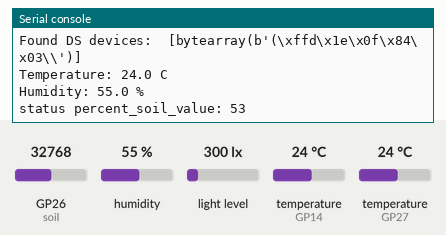
Recording of a program running on a simulated Raspberry Pi Pico running MicroPython. Parts: the last lines printed to the serial console. Inputs (shaded band) come from the test bench; at power-on: humidity 55 %, light level 300 lx, temperature (sensors on GP27, GP14) 24 °C, GP26 (soil) = 32768 (analog values on the 0–65535 scale).

Above: at 1.2 s.
1.3 s: humidity set to 22 %
At 2.7 s:
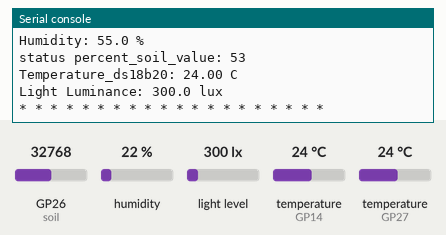
5.3 s: light level set to 40 lx
At 7.89 s:
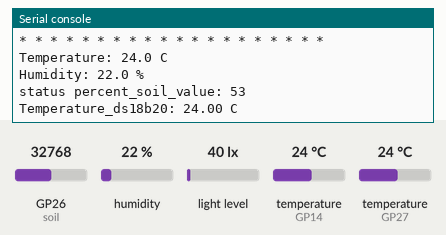
9.3 s: temperature (sensor on GP27) set to 12 °C
At 11.6 s:
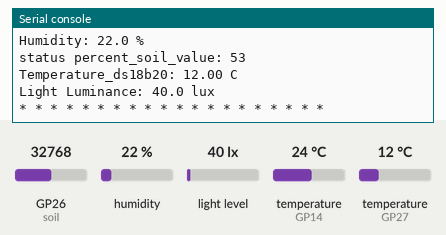
13.3 s: GP26 (soil) set to 20345
At 16.2 s:
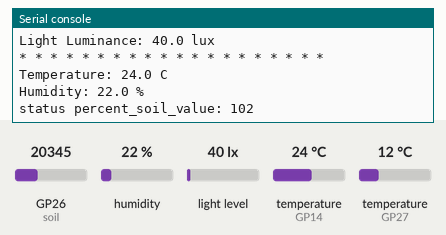
17.3 s: temperature (sensor on GP14) set to 12 °C
At 19.5 s:
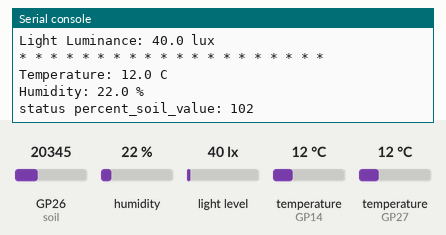
21.3 s: light level set to 500 lx
At 24.0 s:
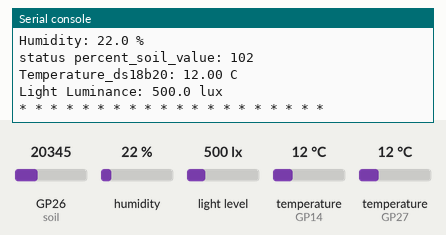
Timing chart, 0 to 25.5 s (numbered marks = the images above; inputs shaded):
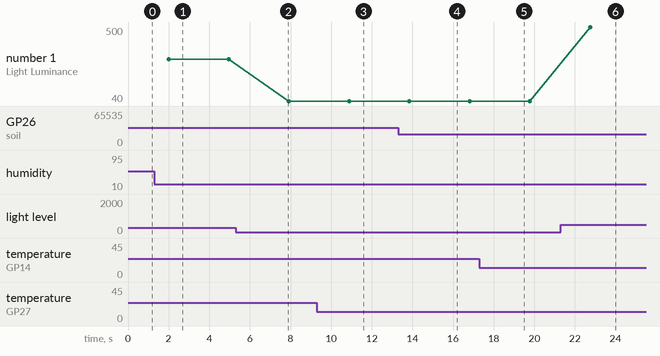

The program:

lab34_DS18B20_BH1750_DHT22_SoilMC.py
```python
#lab34_DS18B20_BH1750_DHT22_SoilMC.py
from ds18x20 import DS18X20
from machine import Pin, SoftI2C, ADC
from onewire import OneWire
from bh1750 import BH1750
import dht
from time import sleep

# Initialize I2C communication (ESP32)
#i2c = SoftI2C(scl=Pin(22), sda=Pin(21), freq=400000)
i2c = SoftI2C(scl=Pin(5), sda=Pin(4))

#Create DS18b20 object
ds18b20_pin = Pin(27) # rp pico board
ds18b20_sensor = DS18X20(OneWire(ds18b20_pin))

# Create BH1750 object
light_sensor = BH1750(bus=i2c, addr=0x23)

# Create DHT22 object
sensor = dht.DHT22(Pin(14))

# Configure ADC for SoilMC
soil = ADC(Pin(26))

####### Caribration #######
soil_value_max = 46091
soil_value_min = 21000
####### Caribration #######

# DS18b20
roms = ds18b20_sensor.scan() # scan for DS18B20 sensors. The addresses found are saved on the roms
print('Found DS devices: ', roms)

while True:
	sleep(1)

	#DHT22
	sensor.measure()
	temp = sensor.temperature()
	hum = sensor.humidity()
	print('Temperature: %3.1f C' %temp)
	print('Humidity: %3.1f %%' %hum)

	#SoilMC
	soil_value = soil.read_u16() # read value, 0-65535
	#print(soil_value)
	percent_soil_value = int((soil_value_max-soil_value)*100/(soil_value_max-soil_value_min))
	print(f'status percent_soil_value: {percent_soil_value}')

	#SD18B20
	ds18b20_sensor.convert_temp()
	sleep(0.750)
	for rom in roms:
		#print(rom)
		ds18b20_temp = ds18b20_sensor.read_temp(rom)
		ds18b20_temp = round(ds18b20_temp, 2)
		print('Temperature_ds18b20: %3.2f C' %ds18b20_temp)

	#BH1750
	lux = light_sensor.luminance(BH1750.CONT_HIRES_1)
	lux = round(lux, 2)
	print(f"Light Luminance: {lux} lux")
	print('* '*20)
	sleep(1)
```

Measured:
- after the input at 9.3 s, the serial console: prints a new line after 1.4 s (image 3)
- after the input at 13.3 s, the serial console: prints a new line after 2.6 s (image 4)
- after the input at 17.3 s, the serial console: prints a new line after 1.5 s (image 5)
- after the input at 21.3 s, the serial console: prints a new line after 1.4 s (image 6)
- plotted number 1: 300 → 40 after the input at 5.3 s, 40 → 500 after the input at 21.3 s
